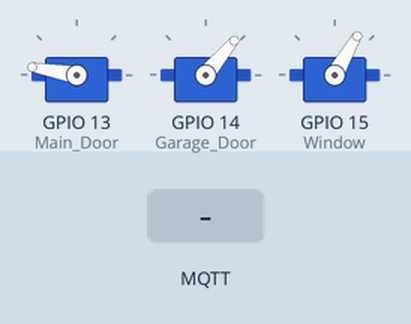
Recording of a program running on a simulated ESP32. On the bench: 3 × servo. The test bench sets the inputs (shaded band). WiFi joins after 1.5 s; servers stay silent unless stated; no MQTT or app messages arrive unless stated; what the program prints to the serial monitor is not drawn.

Above: at 3.7 s.
3.8 s: MQTT message "open" arrives on the first subscribed topic
At 4.2 s:
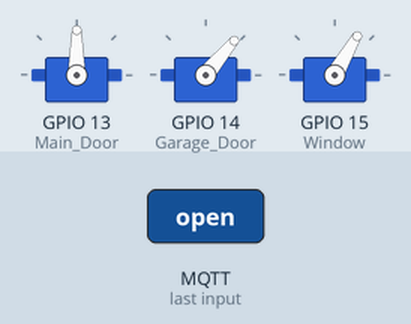
5.3 s: MQTT message "open" arrives on the second subscribed topic
At 6.5 s:
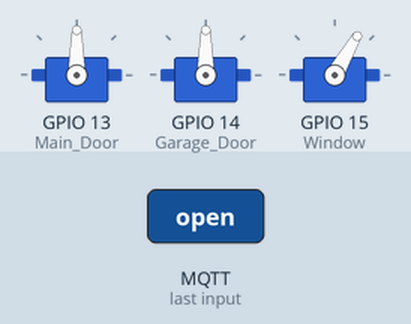
6.8 s: MQTT message "open" arrives on the third subscribed topic
At 7.7 s:
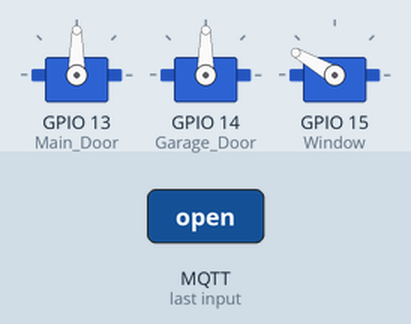
8.3 s: MQTT message "close" arrives on the first subscribed topic
At 8.8 s:
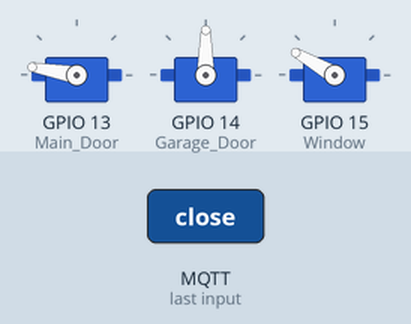
9.8 s: MQTT message "close" arrives on the second subscribed topic
At 11.0 s:
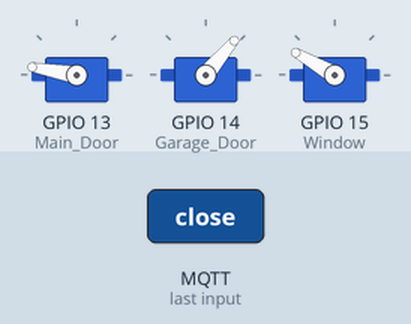
11.3 s: MQTT message "close" arrives on the third subscribed topic
At 12.4 s:
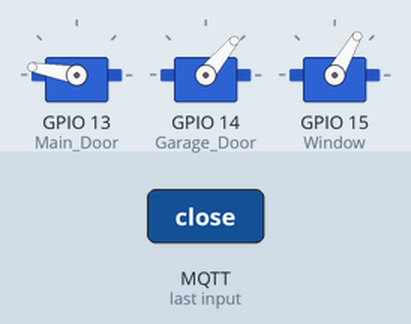
Timing chart, 0 to 13.8 s (numbered marks = the images above; inputs shaded):
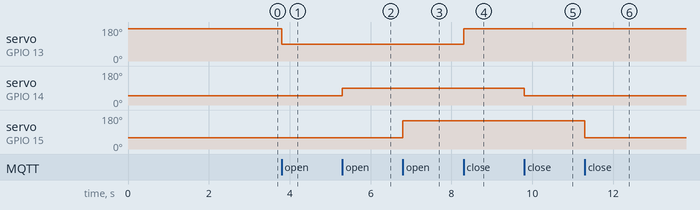

The program:

main.cpp
```cpp
#include <WiFi.h>
#include <PubSubClient.h>
#include <WiFiClientSecure.h>
#include <ESP32Servo.h>

// WiFi credentials
char ssid[] = "WE_9BFF74";
char pass[] = "m2315798";

//---- HiveMQ Cloud Broker settings
const char* mqtt_server = "9e76f359454b4390a6aee8af043690d7.s1.eu.hivemq.cloud";
const char* mqtt_username = "Ali Soliman";
const char* mqtt_password = "Ali.Sief1521";
const int mqtt_port = 8883;

const int Living_LED = 12; // Pin connected to DOUT of flame sensor
const int Garage_LED = 14; // Pin connected to AOUT of gas sensor
const int Kitchen_LED = 27; // Pin connected to buzzer

Servo Main_Door;
Servo Garage_Door;
Servo Window;

WiFiClientSecure espClient;
PubSubClient client(espClient);

// HiveMQ Cloud Let's Encrypt CA certificate
static const char *root_ca PROGMEM = R"EOF(
-----BEGIN CERTIFICATE-----
MIIFazCCA1OgAwIBAgIRAIIQz7DSQONZRGPgu2OCiwAwDQYJKoZIhvcNAQELBQAw
TzELMAkGA1UEBhMCVVMxKTAnBgNVBAoTIEludGVybmV0IFNlY3VyaXR5IFJlc2Vh
cmNoIEdyb3VwMRUwEwYDVQQDEwxJU1JHIFJvb3QgWDEwHhcNMTUwNjA0MTEwNDM4
WhcNMzUwNjA0MTEwNDM4WjBPMQswCQYDVQQGEwJVUzEpMCcGA1UEChMgSW50ZXJu
ZXQgU2VjdXJpdHkgUmVzZWFyY2ggR3JvdXAxFTATBgNVBAMTDElTUkcgUm9vdCBY
MTCCAiIwDQYJKoZIhvcNAQEBBQADggIPADCCAgoCggIBAK3oJHP0FDfzm54rVygc
h77ct984kIxuPOZXoHj3dcKi/vVqbvYATyjb3miGbESTtrFj/RQSa78f0uoxmyF+
0TM8ukj13Xnfs7j/EvEhmkvBioZxaUpmZmyPfjxwv60pIgbz5MDmgK7iS4+3mX6U
A5/TR5d8mUgjU+g4rk8Kb4Mu0UlXjIB0ttov0DiNewNwIRt18jA8+o+u3dpjq+sW
T8KOEUt+zwvo/7V3LvSye0rgTBIlDHCNAymg4VMk7BPZ7hm/ELNKjD+Jo2FR3qyH
B5T0Y3HsLuJvW5iB4YlcNHlsdu87kGJ55tukmi8mxdAQ4Q7e2RCOFvu396j3x+UC
B5iPNgiV5+I3lg02dZ77DnKxHZu8A/lJBdiB3QW0KtZB6awBdpUKD9jf1b0SHzUv
KBds0pjBqAlkd25HN7rOrFleaJ1/ctaJxQZBKT5ZPt0m9STJEadao0xAH0ahmbWn
OlFuhjuefXKnEgV4We0+UXgVCwOPjdAvBbI+e0ocS3MFEvzG6uBQE3xDk3SzynTn
jh8BCNAw1FtxNrQHusEwMFxIt4I7mKZ9YIqioymCzLq9gwQbooMDQaHWBfEbwrbw
qHyGO0aoSCqI3Haadr8faqU9GY/rOPNk3sgrDQoo//fb4hVC1CLQJ13hef4Y53CI
rU7m2Ys6xt0nUW7/vGT1M0NPAgMBAAGjQjBAMA4GA1UdDwEB/wQEAwIBBjAPBgNV
HRMBAf8EBTADAQH/MB0GA1UdDgQWBBR5tFnme7bl5AFzgAiIyBpY9umbbjANBgkq
hkiG9w0BAQsFAAOCAgEAVR9YqbyyqFDQDLHYGmkgJykIrGF1XIpu+ILlaS/V9lZL
ubhzEFnTIZd+50xx+7LSYK05qAvqFyFWhfFQDlnrzuBZ6brJFe+GnY+EgPbk6ZGQ
3BebYhtF8GaV0nxvwuo77x/Py9auJ/GpsMiu/X1+mvoiBOv/2X/qkSsisRcOj/KK
NFtY2PwByVS5uCbMiogziUwthDyC3+6WVwW6LLv3xLfHTjuCvjHIInNzktHCgKQ5
ORAzI4JMPJ+GslWYHb4phowim57iaztXOoJwTdwJx4nLCgdNbOhdjsnvzqvHu7Ur
TkXWStAmzOVyyghqpZXjFaH3pO3JLF+l+/+sKAIuvtd7u+Nxe5AW0wdeRlN8NwdC
jNPElpzVmbUq4JUagEiuTDkHzsxHpFKVK7q4+63SM1N95R1NbdWhscdCb+ZAJzVc
oyi3B43njTOQ5yOf+1CceWxG1bQVs5ZufpsMljq4Ui0/1lvh+wjChP4kqKOJ2qxq
4RgqsahDYVvTH9w7jXbyLeiNdd8XM2w9U/t7y0Ff/9yi0GE44Za4rF2LN9d11TPA
mRGunUHBcnWEvgJBQl9nJEiU0Zsnvgc/ubhPgXRR4Xq37Z0j4r7g1SgEEzwxA57d
emyPxgcYxn/eR44/KJ4EBs+lVDR3veyJm+kXQ99b21/+jh5Xos1AnX5iItreGCc=
-----END CERTIFICATE-----
)EOF";

unsigned long lastMsg = 0;
#define MSG_BUFFER_SIZE (500)
char msg[MSG_BUFFER_SIZE];
int value = 0;

void setup_wifi() {
delay(10);
// We start by connecting to a WiFi network
Serial.println();
Serial.print("Connecting to ");
Serial.println(ssid);

WiFi.mode(WIFI_STA);
WiFi.begin(ssid, pass);

while (WiFi.status() != WL_CONNECTED) {
delay(500);
Serial.print(".");
}

randomSeed(micros());

Serial.println("");
Serial.println("WiFi connected");
Serial.println("IP address: ");
Serial.println(WiFi.localIP());
}

void callback(char* topic, byte* payload, unsigned int length) {
    Serial.print("Message arrived [");
    Serial.print(topic);
    Serial.print("] ");
    String arrived_mess;
    for (int i = 0; i < length; i++) {
        arrived_mess += (char)payload[i];
    }

    //____Living____
    if (strcmp(topic, "Home/Main_Door") == 0) {
        if (arrived_mess.equals("open")) {
            Main_Door.write(90);
        } else if (arrived_mess.equals("close")) {
            Main_Door.write(170);
        }
    }
    //____Garage____
    else if (strcmp(topic, "Home/Garage_Door") == 0) {
        if (arrived_mess.equals("open")) {
            Garage_Door.write(90);
        } else if (arrived_mess.equals("close")) {
            Garage_Door.write(50);
        }
    }
    //____Kitchen____
    else if (strcmp(topic, "Home/Window") == 0) {
        if (arrived_mess.equals("open")) {
            Window.write(150);
        } else if (arrived_mess.equals("close")) {
            Window.write(60);
        }
    }
}

void reconnect() {
// Loop until we’re reconnected
while (!client.connected()) {
Serial.print("Attempting MQTT connection… ");
String clientId = "ESP32Client";
// Attempt to connect
if (client.connect(clientId.c_str(), mqtt_username, mqtt_password)) {
Serial.println("connected!");
// Once connected, publish an announcement...
client.publish("ESP32/status", "connected");
// ... and resubscribe
client.subscribe("Home/Main_Door");
client.subscribe("Home/Garage_Door");
client.subscribe("Home/Window");
} else {
Serial.print("failed, rc = ");
Serial.print(client.state());
Serial.println(" try again in 5 seconds");
// Wait 5 seconds before retrying
delay(5000);
}
}
}


void setup() {
delay(500);
// When opening the Serial Monitor, select 9600 Baud
Serial.begin(9600);
Main_Door.attach(13);
Garage_Door.attach(14);
Window.attach(15);

Main_Door.write(170);
Garage_Door.write(50);
Window.write(60);

delay(500);
setup_wifi();
espClient.setCACert(root_ca);
client.setServer(mqtt_server, mqtt_port);
client.setCallback(callback);
}

void loop() {
if (!client.connected()) {
reconnect();
}
client.loop();

}
```

Measured:
- after the input at 3.8 s, servo on GPIO 13 (Main_Door): 170° → 90° at once
- after the input at 5.3 s, servo on GPIO 14 (Garage_Door): 50° → 90° at once
- after the input at 6.8 s, servo on GPIO 15 (Window): 60° → 150° at once
- after the input at 8.3 s, servo on GPIO 13 (Main_Door): 90° → 170° at once
- after the input at 9.8 s, servo on GPIO 14 (Garage_Door): 90° → 50° at once
- after the input at 11.3 s, servo on GPIO 15 (Window): 150° → 60° at once
